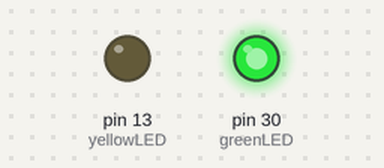
A sketch run on a simulated Arduino Mega 2560, built with avr-gcc and run on an emulated ATmega2560. Parts: output pins drawn as LEDs (lit = HIGH).

Above: at 0.1 s.
Timing chart, 0 to 1.6 s (numbered marks = the images above):
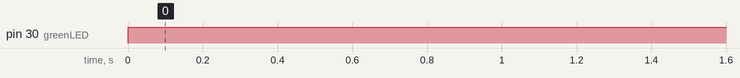

Measured:
- by itself, pin 30 (greenLED): LOW → HIGH at 0.00 s

The sketch:

exercise1.ino
```cpp
/*
   exercise1.ino

    Created on: Oct 5, 2022,
    Author: Nikolaj Krebs,
    Lecture 3, Exercise 1 - switch, Friday Sep. 30
*/

int yellowLED = 13; // The pin for the yellow LED.
int greenLED = 30; // The pin for the green LED.

void setup()
{
  Serial.begin(9600);

  // Make sure we can write to the yellow and green LED pins:
  pinMode(yellowLED, OUTPUT);
  pinMode(greenLED, OUTPUT);
}

void loop()
{
  char input = Serial.read(); // This is what you write into the Serial monitor.

  // Turn both off at the start of the loop to prevent two from being lit at the same time.
  digitalWrite(yellowLED, LOW); // Turn off the yellow LED.
  digitalWrite(greenLED, HIGH); // The green LED is not like the others. LOW = on and HIGH = off.

  // Make sure the Serial buffer has any data in it before we read anything.
  if (Serial.available() > 0)
  {
    // Make a switch that checks what the input is:
    switch(input)
    {
      // If the input is the char 'y':
      case 'Y': // This runs the same code for 'y' if you write a uppercase y 'Y'.
      case 'y':
        digitalWrite(yellowLED, HIGH); // Turns the yellow LED on when either a 'y' or 'Y' is received.
      break;

      // If the input is the char 'g':
      case 'G': // This runs the same code for 'g' if you write a uppercase g 'G'.
      case 'g':
        // Add this delay to prevent state override when sending data.
        // This is because the tx LED, lights up when data is sent.
        delay(150); // I just keep the delay as small as possible, 100 ms is the lowest you can go. :)

        digitalWrite(greenLED, LOW);
      break;
    }
  }

  // Wait 2.5 seconds before turning all lights off again.
  delay(2500);
}
```
